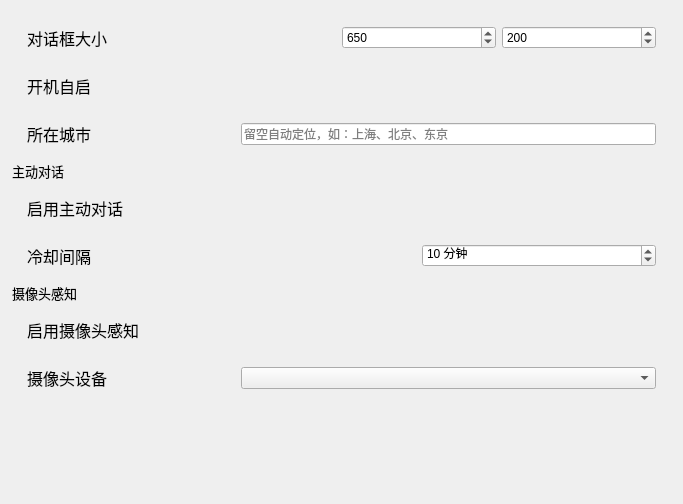
<?xml version="1.0" encoding="UTF-8"?>
<ui version="4.0">
 <class>SettingChild_General</class>
 <widget class="QWidget" name="SettingChild_General">
  <property name="geometry">
   <rect>
    <x>0</x>
    <y>0</y>
    <width>683</width>
    <height>504</height>
   </rect>
  </property>
  <property name="windowTitle">
   <string>Form</string>
  </property>
  <layout class="QVBoxLayout" name="verticalLayout">
   <property name="leftMargin">
    <number>12</number>
   </property>
   <property name="rightMargin">
    <number>12</number>
   </property>
   <item>
    <widget class="ElaBreadcrumbBar" name="BreadcrumbBar" native="true"/>
   </item>
   <item>
    <widget class="ZcStackedWidget" name="stackedWidget">
     <property name="currentIndex">
      <number>0</number>
     </property>
     <widget class="QWidget" name="page_General">
      <layout class="QVBoxLayout" name="verticalLayout_2">
       <property name="leftMargin">
        <number>0</number>
       </property>
       <property name="topMargin">
        <number>0</number>
       </property>
       <property name="rightMargin">
        <number>0</number>
       </property>
       <property name="bottomMargin">
        <number>0</number>
       </property>
       <item>
       <widget class="ElaScrollPageArea" name="widget_DialogSize" native="true">
         <property name="toolTip">
          <string>设置主对话窗口的默认宽度和高度，修改后会立即应用到聊天窗口</string>
         </property>
         <layout class="QHBoxLayout" name="horizontalLayout" stretch="2,1,1">
          <property name="leftMargin">
           <number>15</number>
          </property>
          <property name="rightMargin">
           <number>15</number>
          </property>
          <item>
           <widget class="ElaText" name="label_DialogWidth">
            <property name="font">
             <font>
              <pointsize>12</pointsize>
             </font>
            </property>
            <property name="text">
             <string>对话框大小</string>
            </property>
           </widget>
          </item>
          <item>
           <widget class="ElaSpinBox" name="spinBox_DialogWidth">
            <property name="toolTip">
             <string>主对话窗口宽度，单位为像素</string>
            </property>
            <property name="minimum">
             <number>320</number>
            </property>
            <property name="maximum">
             <number>1600</number>
            </property>
            <property name="value">
             <number>650</number>
            </property>
           </widget>
          </item>
          <item>
           <widget class="ElaSpinBox" name="spinBox_DialogHeight">
            <property name="toolTip">
             <string>主对话窗口高度，单位为像素</string>
            </property>
            <property name="minimum">
             <number>120</number>
            </property>
            <property name="maximum">
             <number>900</number>
            </property>
            <property name="value">
             <number>200</number>
            </property>
           </widget>
          </item>
         </layout>
        </widget>
       </item>
       <item>
        <widget class="ElaScrollPageArea" name="widget_AutoStart" native="true">
         <property name="toolTip">
          <string>开启后，Mandarin 将随系统启动自动运行</string>
         </property>
         <layout class="QHBoxLayout" name="horizontalLayout_AutoStart" stretch="2,1">
          <property name="leftMargin">
           <number>15</number>
          </property>
          <property name="rightMargin">
           <number>15</number>
          </property>
          <item>
           <widget class="ElaText" name="label_AutoStart">
            <property name="font">
             <font><pointsize>12</pointsize></font>
            </property>
            <property name="text">
             <string>开机自启</string>
            </property>
           </widget>
          </item>
          <item>
           <widget class="ElaToggleSwitch" name="ToggleSwitch_AutoStart" native="true"/>
          </item>
         </layout>
        </widget>
       </item>
       <item>
       <widget class="ElaScrollPageArea" name="widget_Location" native="true">
         <property name="toolTip">
          <string>手动设置所在城市，留空则自动通过 IP 定位</string>
         </property>
         <layout class="QHBoxLayout" name="horizontalLayout_Location" stretch="1,2">
          <property name="leftMargin"><number>15</number></property>
          <property name="rightMargin"><number>15</number></property>
          <item>
           <widget class="ElaText" name="label_Location">
            <property name="font"><font><pointsize>12</pointsize></font></property>
            <property name="text"><string>所在城市</string></property>
           </widget>
          </item>
          <item>
           <widget class="QLineEdit" name="lineEdit_Location">
            <property name="toolTip"><string>输入城市名，留空则自动 IP 定位</string></property>
            <property name="placeholderText"><string>留空自动定位，如：上海、北京、东京</string></property>
           </widget>
          </item>
         </layout>
        </widget>
       </item>
       <item>
        <widget class="ElaText" name="label_ProactiveTitle">
         <property name="font"><font><pointsize>10</pointsize></font></property>
         <property name="text"><string>主动对话</string></property>
        </widget>
       </item>
       <item>
        <widget class="ElaScrollPageArea" name="widget_ProactiveEnable" native="true">
         <property name="toolTip"><string>开启后桌宠会根据你当前的窗口和状态主动发起对话</string></property>
         <layout class="QHBoxLayout" name="horizontalLayout_ProactiveEnable" stretch="1,1">
          <property name="leftMargin"><number>15</number></property>
          <property name="rightMargin"><number>15</number></property>
          <item>
           <widget class="ElaText" name="label_ProactiveEnable">
            <property name="font"><font><pointsize>12</pointsize></font></property>
            <property name="text"><string>启用主动对话</string></property>
           </widget>
          </item>
          <item>
           <widget class="ElaToggleSwitch" name="ToggleSwitch_ProactiveEnable" native="true"/>
          </item>
         </layout>
        </widget>
       </item>
       <item>
        <widget class="ElaScrollPageArea" name="widget_ProactiveCooldown" native="true">
         <property name="toolTip"><string>两次主动对话之间的最小间隔</string></property>
         <layout class="QHBoxLayout" name="horizontalLayout_ProactiveCooldown" stretch="5,3">
          <property name="leftMargin"><number>15</number></property>
          <property name="rightMargin"><number>15</number></property>
          <item>
           <widget class="ElaText" name="label_ProactiveCooldown">
            <property name="font"><font><pointsize>12</pointsize></font></property>
            <property name="text"><string>冷却间隔</string></property>
           </widget>
          </item>
          <item>
           <widget class="QSpinBox" name="spinBox_ProactiveCooldown">
            <property name="minimum"><number>1</number></property>
            <property name="maximum"><number>60</number></property>
            <property name="value"><number>10</number></property>
            <property name="suffix"><string> 分钟</string></property>
           </widget>
          </item>
         </layout>
        </widget>
       </item>
        <item>
         <widget class="ElaText" name="label_CameraPerceptionTitle">
          <property name="font"><font><pointsize>10</pointsize></font></property>
          <property name="text"><string>摄像头感知</string></property>
         </widget>
        </item>
        <item>
         <widget class="ElaScrollPageArea" name="widget_CameraPerceptionEnable" native="true">
          <property name="toolTip"><string>开启后，桌宠在怀疑你离开时会短暂打开摄像头判断你是否在场（平时摄像头关闭）</string></property>
          <layout class="QHBoxLayout" name="horizontalLayout_CameraPerceptionEnable" stretch="1,1">
           <property name="leftMargin"><number>15</number></property>
           <property name="rightMargin"><number>15</number></property>
           <item>
            <widget class="ElaText" name="label_CameraPerceptionEnable">
             <property name="font"><font><pointsize>12</pointsize></font></property>
             <property name="text"><string>启用摄像头感知</string></property>
            </widget>
           </item>
           <item>
            <widget class="ElaToggleSwitch" name="ToggleSwitch_CameraPerceptionEnable" native="true"/>
           </item>
          </layout>
         </widget>
        </item>
        <item>
         <widget class="ElaScrollPageArea" name="widget_CameraDevice" native="true">
          <property name="toolTip"><string>选择用于判断你是否在场的摄像头（外接 USB 摄像头时请选对设备）</string></property>
          <layout class="QHBoxLayout" name="horizontalLayout_CameraDevice" stretch="1,2">
           <property name="leftMargin"><number>15</number></property>
           <property name="rightMargin"><number>15</number></property>
           <item>
            <widget class="ElaText" name="label_CameraDevice">
             <property name="font"><font><pointsize>12</pointsize></font></property>
             <property name="text"><string>摄像头设备</string></property>
            </widget>
           </item>
           <item>
            <widget class="QComboBox" name="comboBox_CameraDevice"/>
           </item>
          </layout>
         </widget>
        </item>
       <item>
        <spacer name="verticalSpacer">
         <property name="orientation">
          <enum>Qt::Vertical</enum>
         </property>
         <property name="sizeHint" stdset="0">
          <size>
           <width>20</width>
           <height>40</height>
          </size>
         </property>
        </spacer>
       </item>
      </layout>
     </widget>
    </widget>
   </item>
  </layout>
 </widget>
 <customwidgets>
  <customwidget>
   <class>ElaBreadcrumbBar</class>
   <extends>QWidget</extends>
   <header location="global">ElaBreadcrumbBar.h</header>
   <container>1</container>
  </customwidget>
  <customwidget>
   <class>ZcStackedWidget</class>
   <extends>QStackedWidget</extends>
   <header location="global">ZcStackedWidget.h</header>
   <container>1</container>
  </customwidget>
  <customwidget>
   <class>ElaText</class>
   <extends>QLabel</extends>
   <header location="global">ElaText.h</header>
  </customwidget>
  <customwidget>
   <class>ElaScrollPageArea</class>
   <extends>QWidget</extends>
   <header location="global">ElaScrollPageArea.h</header>
   <container>1</container>
  </customwidget>
  <customwidget>
   <class>ElaSpinBox</class>
   <extends>QSpinBox</extends>
   <header location="global">ElaSpinBox.h</header>
  </customwidget>
  <customwidget>
   <class>ElaToggleSwitch</class>
   <extends>QWidget</extends>
   <header location="global">ElaToggleSwitch.h</header>
  </customwidget>
 </customwidgets>
 <resources/>
 <connections/>
</ui>
